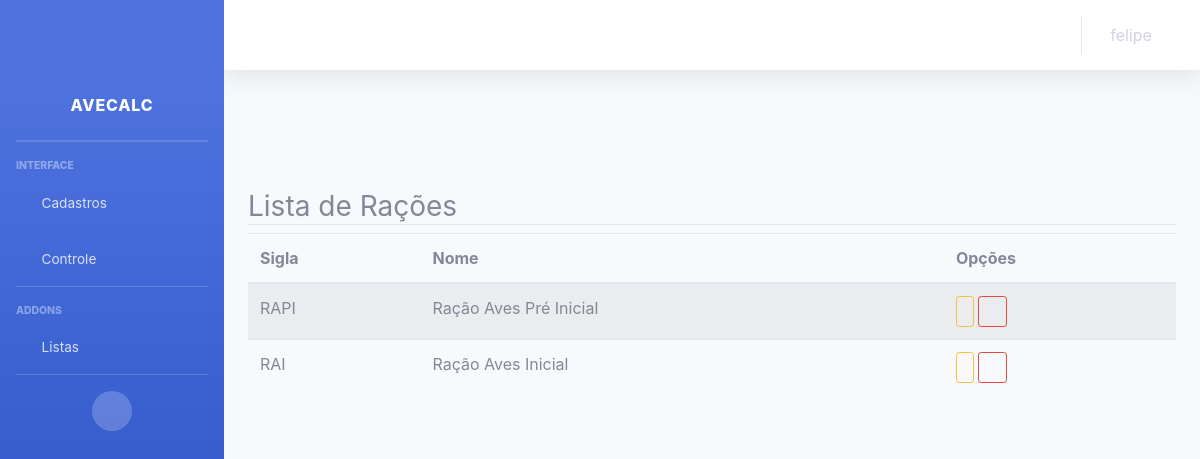
Page /listar/racao/ (signed in) on the earlier database version.
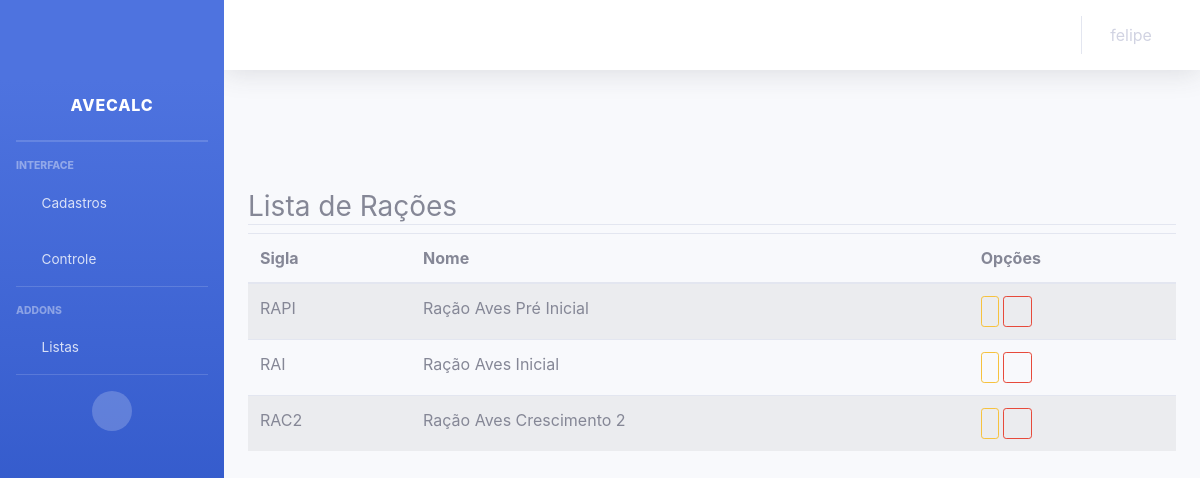
Same page on the later database version.
### cadastros/models.py (models this page shows, shortened)
class Racao(models.Model):
    sigla   = models.CharField(max_length=4, unique = True)
    nome    = models.CharField(max_length=80)

### cadastros/views.py (the view)
# urls.py: path('listar/racao/', RacaoList.as_view(), name="listar-racao"),
class RacaoList(LoginRequiredMixin, ListView):
    model = Racao
    template_name = "cadastros/list_racao.html"

### cadastros/templates/cadastros/list_racao.html (shortened to what this page needs)
{% extends 'cadastros/base.html'%}
{% load static %}
{% load crispy_forms_tags %}
{% block conteudo %}
<div class="container py-5">
    <div class="row mt-5">
        <div class="col-lg">
            <h3 class="border-bottom">
                Lista de Rações
            </h3>
        </div>
    </div>
    <div class="row">
        <div class="col-lg">
            <table class="table table-striped">
                <thead>
                    <tr>
                        <th>Sigla</th>
                        <th>Nome</th>
                        <th>Opções</th>
                    </tr>
                </thead>
                <tbody>
                    {% for racao in object_list %}
                        <tr>
                            <td>{{racao.sigla}}</td>
                            <td>{{racao.nome}}</td>
                            <td>
                                <a href="{% url 'editar-racao' racao.pk %}" class="btn btn-outline-warning btn-sm">
                                </a>
                                <a href="{% url 'excluir-racao' racao.pk %}" class="btn btn-outline-danger btn-sm">
                                    <i class="fa fa-trash" aria-hidden="true"></i>
                                </a>
                            </td>
                            {% empty %}
                            <tr>
                                <td colspan="3">Nenhuma ração cadastrada!</td>
                            </tr>
                        </tr>
                    {% endfor %}
                </tbody>
            </table>
        </div>
    </div>
</div>
{% endblock %}

Differences in the rows shown:
added Racao: sigla "RAC2", nome "Ração Aves Crescimento 2"
